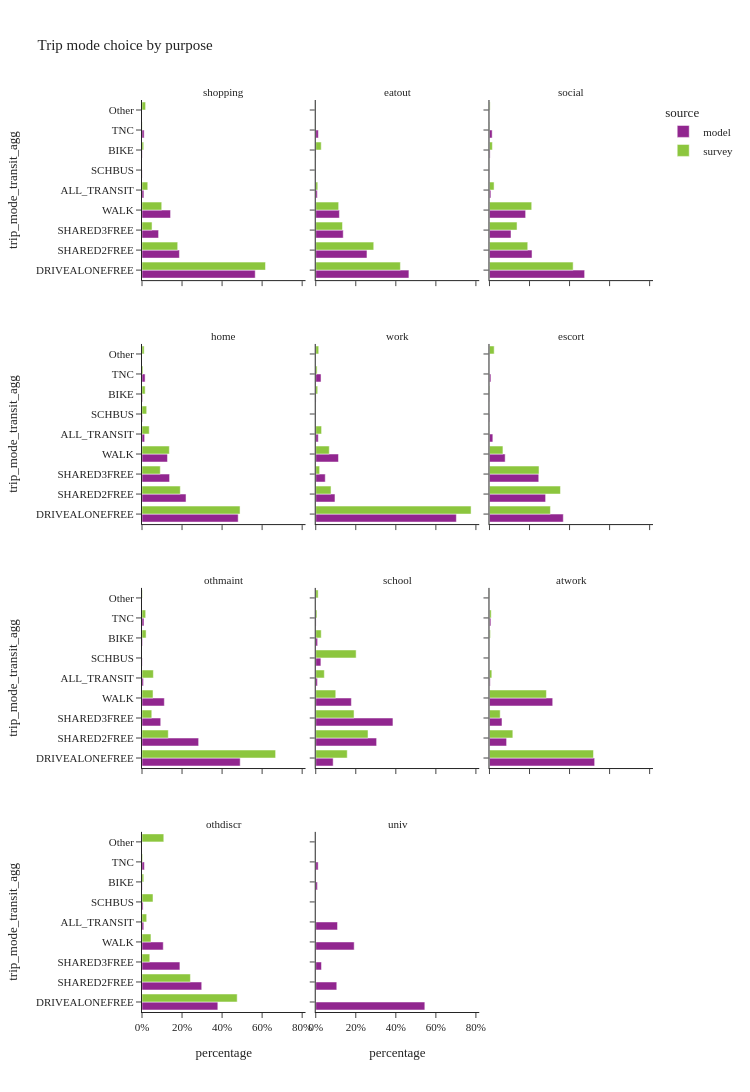
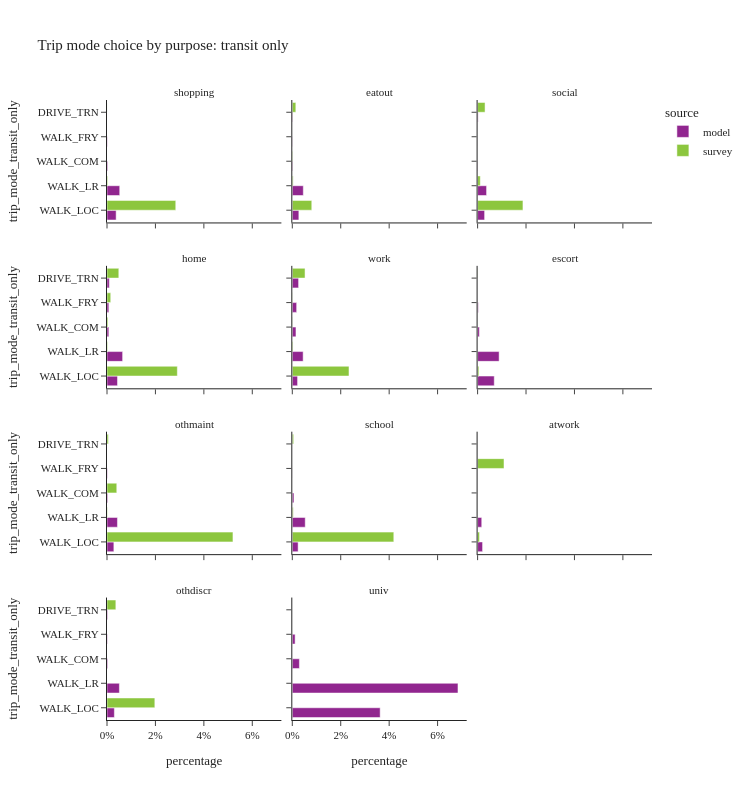

Notebook cell for these charts, in order:
### Code cell
trip_mode_choice_seg(segment_col='purpose')

### Figure 1 — Plotly figure (JSON) as saved in the notebook; plotly's stock layout.template omitted (floating-point values rounded to 4 significant figures)
{"data": [{"alignmentgroup": "True", "customdata": [[660127], [218164], [96655], [166444], [11006], [875], [1398], [12489]], "hovertemplate": "source=model<br>purpose=shopping<br>percentage=%{x}<br>trip_mode_transit_agg=%{y}<br>sample_size=%{customdata[0]}<extra></extra>", "legendgroup": "model", "marker": {"color": "#91268F", "pattern": {"shape": ""}}, "name": "model", "offsetgroup": "model", "orientation": "h", "showlegend": true, "textposition": "auto", "type": "bar", "x": [0.5656, 0.1869, 0.08281, 0.1426, 0.00943, 0.0007497, 0.001198, 0.0107], "xaxis": "x10", "y": ["DRIVEALONEFREE", "SHARED2FREE", "SHARED3FREE", "WALK", "ALL_TRANSIT", "SCHBUS", "BIKE", "TNC"], "yaxis": "y10"}, {"alignmentgroup": "True", "customdata": [[345181], [189793], [101805], [87667], [5731], [838], [1039], [9662]], "hovertemplate": "source=model<br>purpose=eatout<br>percentage=%{x}<br>trip_mode_transit_agg=%{y}<br>sample_size=%{customdata[0]}<extra></extra>", "legendgroup": "model", "marker": {"color": "#91268F", "pattern": {"shape": ""}}, "name": "model", "offsetgroup": "model", "orientation": "h", "showlegend": false, "textposition": "auto", "type": "bar", "x": [0.4654, 0.2559, 0.1373, 0.1182, 0.007727, 0.00113, 0.001401, 0.01303], "xaxis": "x11", "y": ["DRIVEALONEFREE", "SHARED2FREE", "SHARED3FREE", "WALK", "ALL_TRANSIT", "SCHBUS", "BIKE", "TNC"], "yaxis": "y11"}, {"alignmentgroup": "True", "customdata": [[608853], [272193], [137713], [231394], [8905], [748], [4086], [17171]], "hovertemplate": "source=model<br>purpose=social<br>percentage=%{x}<br>trip_mode_transit_agg=%{y}<br>sample_size=%{customdata[0]}<extra></extra>", "legendgroup": "model", "marker": {"color": "#91268F", "pattern": {"shape": ""}}, "name": "model", "offsetgroup": "model", "orientation": "h", "showlegend": false, "textposition": "auto", "type": "bar", "x": [0.4753, 0.2125, 0.1075, 0.1806, 0.006951, 0.0005839, 0.00319, 0.0134], "xaxis": "x12", "y": ["DRIVEALONEFREE", "SHARED2FREE", "SHARED3FREE", "WALK", "ALL_TRANSIT", "SCHBUS", "BIKE", "TNC"], "yaxis": "y12"}, {"alignmentgroup": "True", "customdata": [[2294474], [1050094], [657923], [607904], [63315], [13292], [15228], [73593]], "hovertemplate": "source=model<br>purpose=home<br>percentage=%{x}<br>trip_mode_transit_agg=%{y}<br>sample_size=%{customdata[0]}<extra></extra>", "legendgroup": "model", "marker": {"color": "#91268F", "pattern": {"shape": ""}}, "name": "model", "offsetgroup": "model", "orientation": "h", "showlegend": false, "textposition": "auto", "type": "bar", "x": [0.4804, 0.2199, 0.1378, 0.1273, 0.01326, 0.002783, 0.003189, 0.01541], "xaxis": "x7", "y": ["DRIVEALONEFREE", "SHARED2FREE", "SHARED3FREE", "WALK", "ALL_TRANSIT", "SCHBUS", "BIKE", "TNC"], "yaxis": "y7"}, {"alignmentgroup": "True", "customdata": [[1253433], [171414], [84747], [202628], [22420], [2712], [47077]], "hovertemplate": "source=model<br>purpose=work<br>percentage=%{x}<br>trip_mode_transit_agg=%{y}<br>sample_size=%{customdata[0]}<extra></extra>", "legendgroup": "model", "marker": {"color": "#91268F", "pattern": {"shape": ""}}, "name": "model", "offsetgroup": "model", "orientation": "h", "showlegend": false, "textposition": "auto", "type": "bar", "x": [0.7024, 0.09606, 0.04749, 0.1136, 0.01256, 0.00152, 0.02638], "xaxis": "x8", "y": ["DRIVEALONEFREE", "SHARED2FREE", "SHARED3FREE", "WALK", "ALL_TRANSIT", "BIKE", "TNC"], "yaxis": "y8"}, {"alignmentgroup": "True", "customdata": [[363209], [276175], [242416], [77140], [16521], [1832], [857], [6971]], "hovertemplate": "source=model<br>purpose=escort<br>percentage=%{x}<br>trip_mode_transit_agg=%{y}<br>sample_size=%{customdata[0]}<extra></extra>", "legendgroup": "model", "marker": {"color": "#91268F", "pattern": {"shape": ""}}, "name": "model", "offsetgroup": "model", "orientation": "h", "showlegend": false, "textposition": "auto", "type": "bar", "x": [0.3687, 0.2803, 0.2461, 0.07831, 0.01677, 0.00186, 0.0008699, 0.007076], "xaxis": "x9", "y": ["DRIVEALONEFREE", "SHARED2FREE", "SHARED3FREE", "WALK", "ALL_TRANSIT", "SCHBUS", "BIKE", "TNC"], "yaxis": "y9"}, {"alignmentgroup": "True", "customdata": [[347805], [200599], [66318], [79113], [5380], [903], [2031], [6965]], "hovertemplate": "source=model<br>purpose=othmaint<br>percentage=%{x}<br>trip_mode_transit_agg=%{y}<br>sample_size=%{customdata[0]}<extra></extra>", "legendgroup": "model", "marker": {"color": "#91268F", "pattern": {"shape": ""}}, "name": "model", "offsetgroup": "model", "orientation": "h", "showlegend": false, "textposition": "auto", "type": "bar", "x": [0.4905, 0.2829, 0.09352, 0.1116, 0.007587, 0.001273, 0.002864, 0.009822], "xaxis": "x4", "y": ["DRIVEALONEFREE", "SHARED2FREE", "SHARED3FREE", "WALK", "ALL_TRANSIT", "SCHBUS", "BIKE", "TNC"], "yaxis": "y4"}, {"alignmentgroup": "True", "customdata": [[44249], [154669], [196160], [90523], [4303], [13091], [4783], [861]], "hovertemplate": "source=model<br>purpose=school<br>percentage=%{x}<br>trip_mode_transit_agg=%{y}<br>sample_size=%{customdata[0]}<extra></extra>", "legendgroup": "model", "marker": {"color": "#91268F", "pattern": {"shape": ""}}, "name": "model", "offsetgroup": "model", "orientation": "h", "showlegend": false, "textposition": "auto", "type": "bar", "x": [0.08699, 0.3041, 0.3857, 0.178, 0.00846, 0.02574, 0.009404, 0.001693], "xaxis": "x5", "y": ["DRIVEALONEFREE", "SHARED2FREE", "SHARED3FREE", "WALK", "ALL_TRANSIT", "SCHBUS", "BIKE", "TNC"], "yaxis": "y5"}, {"alignmentgroup": "True", "customdata": [[115257], [18763], [13709], [69288], [826], [18], [1516]], "hovertemplate": "source=model<br>purpose=atwork<br>percentage=%{x}<br>trip_mode_transit_agg=%{y}<br>sample_size=%{customdata[0]}<extra></extra>", "legendgroup": "model", "marker": {"color": "#91268F", "pattern": {"shape": ""}}, "name": "model", "offsetgroup": "model", "orientation": "h", "showlegend": false, "textposition": "auto", "type": "bar", "x": [0.5254, 0.08553, 0.06249, 0.3158, 0.003765, 8.205e-05, 0.00691], "xaxis": "x6", "y": ["DRIVEALONEFREE", "SHARED2FREE", "SHARED3FREE", "WALK", "ALL_TRANSIT", "BIKE", "TNC"], "yaxis": "y6"}, {"alignmentgroup": "True", "customdata": [[124278], [97889], [62126], [34828], [2896], [1767], [466], [3889]], "hovertemplate": "source=model<br>purpose=othdiscr<br>percentage=%{x}<br>trip_mode_transit_agg=%{y}<br>sample_size=%{customdata[0]}<extra></extra>", "legendgroup": "model", "marker": {"color": "#91268F", "pattern": {"shape": ""}}, "name": "model", "offsetgroup": "model", "orientation": "h", "showlegend": false, "textposition": "auto", "type": "bar", "x": [0.3787, 0.2983, 0.1893, 0.1061, 0.008826, 0.005385, 0.00142, 0.01185], "xaxis": "x", "y": ["DRIVEALONEFREE", "SHARED2FREE", "SHARED3FREE", "WALK", "ALL_TRANSIT", "SCHBUS", "BIKE", "TNC"], "yaxis": "y"}, {"alignmentgroup": "True", "customdata": [[39268], [7573], [2068], [13839], [7841], [609], [869]], "hovertemplate": "source=model<br>purpose=univ<br>percentage=%{x}<br>trip_mode_transit_agg=%{y}<br>sample_size=%{customdata[0]}<extra></extra>", "legendgroup": "model", "marker": {"color": "#91268F", "pattern": {"shape": ""}}, "name": "model", "offsetgroup": "model", "orientation": "h", "showlegend": false, "textposition": "auto", "type": "bar", "x": [0.5449, 0.1051, 0.0287, 0.192, 0.1088, 0.00845, 0.01206], "xaxis": "x2", "y": ["DRIVEALONEFREE", "SHARED2FREE", "SHARED3FREE", "WALK", "ALL_TRANSIT", "BIKE", "TNC"], "yaxis": "y2"}, {"alignmentgroup": "True", "customdata": [[1786], [628], [194], [572], [129], [47], [2], [38]], "hovertemplate": "source=survey<br>purpose=shopping<br>percentage=%{x}<br>trip_mode_transit_agg=%{y}<br>sample_size=%{customdata[0]}<extra></extra>", "legendgroup": "survey", "marker": {"color": "#8CC63E", "pattern": {"shape": ""}}, "name": "survey", "offsetgroup": "survey", "orientation": "h", "showlegend": true, "textposition": "auto", "type": "bar", "x": [0.6168, 0.1783, 0.05014, 0.09854, 0.02871, 0.00861, 0.0009187, 0.01796], "xaxis": "x10", "y": ["DRIVEALONEFREE", "SHARED2FREE", "SHARED3FREE", "WALK", "ALL_TRANSIT", "BIKE", "TNC", "Other"], "yaxis": "y10"}, {"alignmentgroup": "True", "customdata": [[639], [357], [143], [462], [74], [43], [6], [20]], "hovertemplate": "source=survey<br>purpose=eatout<br>percentage=%{x}<br>trip_mode_transit_agg=%{y}<br>sample_size=%{customdata[0]}<extra></extra>", "legendgroup": "survey", "marker": {"color": "#8CC63E", "pattern": {"shape": ""}}, "name": "survey", "offsetgroup": "survey", "orientation": "h", "showlegend": false, "textposition": "auto", "type": "bar", "x": [0.4228, 0.2897, 0.1337, 0.1145, 0.01002, 0.0274, 0.000762, 0.00113], "xaxis": "x11", "y": ["DRIVEALONEFREE", "SHARED2FREE", "SHARED3FREE", "WALK", "ALL_TRANSIT", "BIKE", "TNC", "Other"], "yaxis": "y11"}, {"alignmentgroup": "True", "customdata": [[1388], [600], [332], [1578], [145], [3], [146], [14], [60]], "hovertemplate": "source=survey<br>purpose=social<br>percentage=%{x}<br>trip_mode_transit_agg=%{y}<br>sample_size=%{customdata[0]}<extra></extra>", "legendgroup": "survey", "marker": {"color": "#8CC63E", "pattern": {"shape": ""}}, "name": "survey", "offsetgroup": "survey", "orientation": "h", "showlegend": false, "textposition": "auto", "type": "bar", "x": [0.4179, 0.1911, 0.1377, 0.2109, 0.02292, 0.0003054, 0.01455, 0.001365, 0.003312], "xaxis": "x12", "y": ["DRIVEALONEFREE", "SHARED2FREE", "SHARED3FREE", "WALK", "ALL_TRANSIT", "SCHBUS", "BIKE", "TNC", "Other"], "yaxis": "y12"}, {"alignmentgroup": "True", "customdata": [[4214], [1506], [639], [2489], [619], [97], [325], [60], [144]], "hovertemplate": "source=survey<br>purpose=home<br>percentage=%{x}<br>trip_mode_transit_agg=%{y}<br>sample_size=%{customdata[0]}<extra></extra>", "legendgroup": "survey", "marker": {"color": "#8CC63E", "pattern": {"shape": ""}}, "name": "survey", "offsetgroup": "survey", "orientation": "h", "showlegend": false, "textposition": "auto", "type": "bar", "x": [0.4897, 0.1913, 0.09137, 0.1365, 0.03609, 0.02345, 0.01585, 0.004973, 0.01073], "xaxis": "x7", "y": ["DRIVEALONEFREE", "SHARED2FREE", "SHARED3FREE", "WALK", "ALL_TRANSIT", "SCHBUS", "BIKE", "TNC", "Other"], "yaxis": "y7"}, {"alignmentgroup": "True", "customdata": [[2300], [174], [47], [514], [377], [150], [23], [78]], "hovertemplate": "source=survey<br>purpose=work<br>percentage=%{x}<br>trip_mode_transit_agg=%{y}<br>sample_size=%{customdata[0]}<extra></extra>", "legendgroup": "survey", "marker": {"color": "#8CC63E", "pattern": {"shape": ""}}, "name": "survey", "offsetgroup": "survey", "orientation": "h", "showlegend": false, "textposition": "auto", "type": "bar", "x": [0.7759, 0.07637, 0.0194, 0.06764, 0.02919, 0.009722, 0.006857, 0.01491], "xaxis": "x8", "y": ["DRIVEALONEFREE", "SHARED2FREE", "SHARED3FREE", "WALK", "ALL_TRANSIT", "BIKE", "TNC", "Other"], "yaxis": "y8"}, {"alignmentgroup": "True", "customdata": [[556], [659], [362], [211], [10], [3], [43], [1], [13]], "hovertemplate": "source=survey<br>purpose=escort<br>percentage=%{x}<br>trip_mode_transit_agg=%{y}<br>sample_size=%{customdata[0]}<extra></extra>", "legendgroup": "survey", "marker": {"color": "#8CC63E", "pattern": {"shape": ""}}, "name": "survey", "offsetgroup": "survey", "orientation": "h", "showlegend": false, "textposition": "auto", "type": "bar", "x": [0.3044, 0.3545, 0.2475, 0.06722, 0.0006746, 0.0001602, 0.002029, 8.269e-06, 0.02348], "xaxis": "x9", "y": ["DRIVEALONEFREE", "SHARED2FREE", "SHARED3FREE", "WALK", "ALL_TRANSIT", "SCHBUS", "BIKE", "TNC", "Other"], "yaxis": "y9"}, {"alignmentgroup": "True", "customdata": [[889], [264], [75], [201], [103], [19], [18], [26]], "hovertemplate": "source=survey<br>purpose=othmaint<br>percentage=%{x}<br>trip_mode_transit_agg=%{y}<br>sample_size=%{customdata[0]}<extra></extra>", "legendgroup": "survey", "marker": {"color": "#8CC63E", "pattern": {"shape": ""}}, "name": "survey", "offsetgroup": "survey", "orientation": "h", "showlegend": false, "textposition": "auto", "type": "bar", "x": [0.6674, 0.1313, 0.04884, 0.0551, 0.05678, 0.02048, 0.01829, 0.001787], "xaxis": "x4", "y": ["DRIVEALONEFREE", "SHARED2FREE", "SHARED3FREE", "WALK", "ALL_TRANSIT", "BIKE", "TNC", "Other"], "yaxis": "y4"}, {"alignmentgroup": "True", "customdata": [[53], [174], [101], [115], [44], [108], [17], [5], [5]], "hovertemplate": "source=survey<br>purpose=school<br>percentage=%{x}<br>trip_mode_transit_agg=%{y}<br>sample_size=%{customdata[0]}<extra></extra>", "legendgroup": "survey", "marker": {"color": "#8CC63E", "pattern": {"shape": ""}}, "name": "survey", "offsetgroup": "survey", "orientation": "h", "showlegend": false, "textposition": "auto", "type": "bar", "x": [0.1573, 0.2611, 0.1913, 0.09999, 0.04286, 0.2018, 0.02738, 0.006156, 0.01211], "xaxis": "x5", "y": ["DRIVEALONEFREE", "SHARED2FREE", "SHARED3FREE", "WALK", "ALL_TRANSIT", "SCHBUS", "BIKE", "TNC", "Other"], "yaxis": "y5"}, {"alignmentgroup": "True", "customdata": [[264], [41], [44], [291], [7], [8], [2], [23]], "hovertemplate": "source=survey<br>purpose=atwork<br>percentage=%{x}<br>trip_mode_transit_agg=%{y}<br>sample_size=%{customdata[0]}<extra></extra>", "legendgroup": "survey", "marker": {"color": "#8CC63E", "pattern": {"shape": ""}}, "name": "survey", "offsetgroup": "survey", "orientation": "h", "showlegend": false, "textposition": "auto", "type": "bar", "x": [0.5195, 0.1166, 0.05349, 0.2844, 0.01168, 0.004817, 0.00859, 0.0008383], "xaxis": "x6", "y": ["DRIVEALONEFREE", "SHARED2FREE", "SHARED3FREE", "WALK", "ALL_TRANSIT", "BIKE", "TNC", "Other"], "yaxis": "y6"}, {"alignmentgroup": "True", "customdata": [[130], [54], [22], [69], [26], [9], [9], [2], [22]], "hovertemplate": "source=survey<br>purpose=othdiscr<br>percentage=%{x}<br>trip_mode_transit_agg=%{y}<br>sample_size=%{customdata[0]}<extra></extra>", "legendgroup": "survey", "marker": {"color": "#8CC63E", "pattern": {"shape": ""}}, "name": "survey", "offsetgroup": "survey", "orientation": "h", "showlegend": false, "textposition": "auto", "type": "bar", "x": [0.4754, 0.2418, 0.03887, 0.04475, 0.02341, 0.05493, 0.008872, 0.003179, 0.1088], "xaxis": "x", "y": ["DRIVEALONEFREE", "SHARED2FREE", "SHARED3FREE", "WALK", "ALL_TRANSIT", "SCHBUS", "BIKE", "TNC", "Other"], "yaxis": "y"}], "layout": {"annotations": [{"font": {}, "showarrow": false, "text": "othdiscr", "x": 0.16, "xanchor": "center", "xref": "paper", "y": 0.1975, "yanchor": "bottom", "yref": "paper"}, {"font": {}, "showarrow": false, "text": "univ", "x": 0.5, "xanchor": "center", "xref": "paper", "y": 0.1975, "yanchor": "bottom", "yref": "paper"}, {"font": {}, "showarrow": false, "text": "othmaint", "x": 0.16, "xanchor": "center", "xref": "paper", "y": 0.465, "yanchor": "bottom", "yref": "paper"}, {"font": {}, "showarrow": false, "text": "school", "x": 0.5, "xanchor": "center", "xref": "paper", "y": 0.465, "yanchor": "bottom", "yref": "paper"}, {"font": {}, "showarrow": false, "text": "atwork", "x": 0.84, "xanchor": "center", "xref": "paper", "y": 0.465, "yanchor": "bottom", "yref": "paper"}, {"font": {}, "showarrow": false, "text": "home", "x": 0.16, "xanchor": "center", "xref": "paper", "y": 0.7325, "yanchor": "bottom", "yref": "paper"}, {"font": {}, "showarrow": false, "text": "work", "x": 0.5, "xanchor": "center", "xref": "paper", "y": 0.7325, "yanchor": "bottom", "yref": "paper"}, {"font": {}, "showarrow": false, "text": "escort", "x": 0.84, "xanchor": "center", "xref": "paper", "y": 0.7325, "yanchor": "bottom", "yref": "paper"}, {"font": {}, "showarrow": false, "text": "shopping", "x": 0.16, "xanchor": "center", "xref": "paper", "y": 1.0, "yanchor": "bottom", "yref": "paper"}, {"font": {}, "showarrow": false, "text": "eatout", "x": 0.5, "xanchor": "center", "xref": "paper", "y": 1.0, "yanchor": "bottom", "yref": "paper"}, {"font": {}, "showarrow": false, "text": "social", "x": 0.84, "xanchor": "center", "xref": "paper", "y": 1.0, "yanchor": "bottom", "yref": "paper"}], "barmode": "group", "height": 1200, "legend": {"title": {"text": "source"}, "tracegroupgap": 0}, "title": {"text": "Trip mode choice by purpose"}, "width": 750, "xaxis": {"anchor": "y", "domain": [0.0, 0.32], "tickformat": ".0%", "title": {"text": "percentage"}}, "xaxis10": {"anchor": "y10", "domain": [0.0, 0.32], "matches": "x", "showticklabels": false, "tickformat": ".0%"}, "xaxis11": {"anchor": "y11", "domain": [0.34, 0.66], "matches": "x", "showticklabels": false, "tickformat": ".0%"}, "xaxis12": {"anchor": "y12", "domain": [0.68, 1.0], "matches": "x", "showticklabels": false, "tickformat": ".0%"}, "xaxis2": {"anchor": "y2", "domain": [0.34, 0.66], "matches": "x", "tickformat": ".0%", "title": {"text": "percentage"}}, "xaxis3": {"anchor": "y3", "domain": [0.68, 1.0], "matches": "x", "tickformat": ".0%", "title": {"text": "percentage"}}, "xaxis4": {"anchor": "y4", "domain": [0.0, 0.32], "matches": "x", "showticklabels": false, "tickformat": ".0%"}, "xaxis5": {"anchor": "y5", "domain": [0.34, 0.66], "matches": "x", "showticklabels": false, "tickformat": ".0%"}, "xaxis6": {"anchor": "y6", "domain": [0.68, 1.0], "matches": "x", "showticklabels": false, "tickformat": ".0%"}, "xaxis7": {"anchor": "y7", "domain": [0.0, 0.32], "matches": "x", "showticklabels": false, "tickformat": ".0%"}, "xaxis8": {"anchor": "y8", "domain": [0.34, 0.66], "matches": "x", "showticklabels": false, "tickformat": ".0%"}, "xaxis9": {"anchor": "y9", "domain": [0.68, 1.0], "matches": "x", "showticklabels": false, "tickformat": ".0%"}, "yaxis": {"anchor": "x", "domain": [0.0, 0.1975], "title": {"text": "trip_mode_transit_agg"}}, "yaxis10": {"anchor": "x10", "domain": [0.8025, 1.0], "matches": "y", "title": {"text": "trip_mode_transit_agg"}}, "yaxis11": {"anchor": "x11", "domain": [0.8025, 1.0], "matches": "y", "showticklabels": false}, "yaxis12": {"anchor": "x12", "domain": [0.8025, 1.0], "matches": "y", "showticklabels": false}, "yaxis2": {"anchor": "x2", "domain": [0.0, 0.1975], "matches": "y", "showticklabels": false}, "yaxis3": {"anchor": "x3", "domain": [0.0, 0.1975], "matches": "y", "showticklabels": false}, "yaxis4": {"anchor": "x4", "domain": [0.2675, 0.465], "matches": "y", "title": {"text": "trip_mode_transit_agg"}}, "yaxis5": {"anchor": "x5", "domain": [0.2675, 0.465], "matches": "y", "showticklabels": false}, "yaxis6": {"anchor": "x6", "domain": [0.2675, 0.465], "matches": "y", "showticklabels": false}, "yaxis7": {"anchor": "x7", "domain": [0.535, 0.7325], "matches": "y", "title": {"text": "trip_mode_transit_agg"}}, "yaxis8": {"anchor": "x8", "domain": [0.535, 0.7325], "matches": "y", "showticklabels": false}, "yaxis9": {"anchor": "x9", "domain": [0.535, 0.7325], "matches": "y", "showticklabels": false}}}

### Figure 2 — Plotly figure (JSON) as saved in the notebook; plotly's stock layout.template omitted (floating-point values rounded to 4 significant figures)
{"data": [{"alignmentgroup": "True", "customdata": [[4405], [6132], [331], [138]], "hovertemplate": "source=model<br>purpose=shopping<br>percentage=%{x}<br>trip_mode_transit_only=%{y}<br>sample_size=%{customdata[0]}<extra></extra>", "legendgroup": "model", "marker": {"color": "#91268F", "pattern": {"shape": ""}}, "name": "model", "offsetgroup": "model", "orientation": "h", "showlegend": true, "textposition": "auto", "type": "bar", "x": [0.003774, 0.005254, 0.0002836, 0.0001182], "xaxis": "x10", "y": ["WALK_LOC", "WALK_LR", "WALK_COM", "WALK_FRY"], "yaxis": "y10"}, {"alignmentgroup": "True", "customdata": [[2006], [3373], [120], [154], [78]], "hovertemplate": "source=model<br>purpose=eatout<br>percentage=%{x}<br>trip_mode_transit_only=%{y}<br>sample_size=%{customdata[0]}<extra></extra>", "legendgroup": "model", "marker": {"color": "#91268F", "pattern": {"shape": ""}}, "name": "model", "offsetgroup": "model", "orientation": "h", "showlegend": false, "textposition": "auto", "type": "bar", "x": [0.002705, 0.004548, 0.0001618, 0.0002076, 0.0001052], "xaxis": "x11", "y": ["WALK_LOC", "WALK_LR", "DRIVE_TRN", "WALK_COM", "WALK_FRY"], "yaxis": "y11"}, {"alignmentgroup": "True", "customdata": [[3708], [4745], [274], [147], [31]], "hovertemplate": "source=model<br>purpose=social<br>percentage=%{x}<br>trip_mode_transit_only=%{y}<br>sample_size=%{customdata[0]}<extra></extra>", "legendgroup": "model", "marker": {"color": "#91268F", "pattern": {"shape": ""}}, "name": "model", "offsetgroup": "model", "orientation": "h", "showlegend": false, "textposition": "auto", "type": "bar", "x": [0.002894, 0.003704, 0.0002139, 0.0001147, 2.42e-05], "xaxis": "x12", "y": ["WALK_LOC", "WALK_LR", "DRIVE_TRN", "WALK_COM", "WALK_FRY"], "yaxis": "y12"}, {"alignmentgroup": "True", "customdata": [[20706], [30800], [4565], [3617], [3627]], "hovertemplate": "source=model<br>purpose=home<br>percentage=%{x}<br>trip_mode_transit_only=%{y}<br>sample_size=%{customdata[0]}<extra></extra>", "legendgroup": "model", "marker": {"color": "#91268F", "pattern": {"shape": ""}}, "name": "model", "offsetgroup": "model", "orientation": "h", "showlegend": false, "textposition": "auto", "type": "bar", "x": [0.004336, 0.006449, 0.0009559, 0.0007574, 0.0007595], "xaxis": "x7", "y": ["WALK_LOC", "WALK_LR", "DRIVE_TRN", "WALK_COM", "WALK_FRY"], "yaxis": "y7"}, {"alignmentgroup": "True", "customdata": [[3885], [7987], [4636], [2704], [3208]], "hovertemplate": "source=model<br>purpose=work<br>percentage=%{x}<br>trip_mode_transit_only=%{y}<br>sample_size=%{customdata[0]}<extra></extra>", "legendgroup": "model", "marker": {"color": "#91268F", "pattern": {"shape": ""}}, "name": "model", "offsetgroup": "model", "orientation": "h", "showlegend": false, "textposition": "auto", "type": "bar", "x": [0.002177, 0.004476, 0.002598, 0.001515, 0.001798], "xaxis": "x8", "y": ["WALK_LOC", "WALK_LR", "DRIVE_TRN", "WALK_COM", "WALK_FRY"], "yaxis": "y8"}, {"alignmentgroup": "True", "customdata": [[6772], [8755], [716], [278]], "hovertemplate": "source=model<br>purpose=escort<br>percentage=%{x}<br>trip_mode_transit_only=%{y}<br>sample_size=%{customdata[0]}<extra></extra>", "legendgroup": "model", "marker": {"color": "#91268F", "pattern": {"shape": ""}}, "name": "model", "offsetgroup": "model", "orientation": "h", "showlegend": false, "textposition": "auto", "type": "bar", "x": [0.006874, 0.008887, 0.0007268, 0.0002822], "xaxis": "x9", "y": ["WALK_LOC", "WALK_LR", "WALK_COM", "WALK_FRY"], "yaxis": "y9"}, {"alignmentgroup": "True", "customdata": [[2008], [3059], [205], [108]], "hovertemplate": "source=model<br>purpose=othmaint<br>percentage=%{x}<br>trip_mode_transit_only=%{y}<br>sample_size=%{customdata[0]}<extra></extra>", "legendgroup": "model", "marker": {"color": "#91268F", "pattern": {"shape": ""}}, "name": "model", "offsetgroup": "model", "orientation": "h", "showlegend": false, "textposition": "auto", "type": "bar", "x": [0.002832, 0.004314, 0.0002891, 0.0001523], "xaxis": "x4", "y": ["WALK_LOC", "WALK_LR", "WALK_COM", "WALK_FRY"], "yaxis": "y4"}, {"alignmentgroup": "True", "customdata": [[1222], [2717], [346], [18]], "hovertemplate": "source=model<br>purpose=school<br>percentage=%{x}<br>trip_mode_transit_only=%{y}<br>sample_size=%{customdata[0]}<extra></extra>", "legendgroup": "model", "marker": {"color": "#91268F", "pattern": {"shape": ""}}, "name": "model", "offsetgroup": "model", "orientation": "h", "showlegend": false, "textposition": "auto", "type": "bar", "x": [0.002402, 0.005342, 0.0006802, 3.539e-05], "xaxis": "x5", "y": ["WALK_LOC", "WALK_LR", "WALK_COM", "WALK_FRY"], "yaxis": "y5"}, {"alignmentgroup": "True", "customdata": [[450], [375], [1]], "hovertemplate": "source=model<br>purpose=atwork<br>percentage=%{x}<br>trip_mode_transit_only=%{y}<br>sample_size=%{customdata[0]}<extra></extra>", "legendgroup": "model", "marker": {"color": "#91268F", "pattern": {"shape": ""}}, "name": "model", "offsetgroup": "model", "orientation": "h", "showlegend": false, "textposition": "auto", "type": "bar", "x": [0.002051, 0.001709, 4.558e-06], "xaxis": "x6", "y": ["WALK_LOC", "WALK_LR", "WALK_COM"], "yaxis": "y6"}, {"alignmentgroup": "True", "customdata": [[997], [1678], [81], [91], [49]], "hovertemplate": "source=model<br>purpose=othdiscr<br>percentage=%{x}<br>trip_mode_transit_only=%{y}<br>sample_size=%{customdata[0]}<extra></extra>", "legendgroup": "model", "marker": {"color": "#91268F", "pattern": {"shape": ""}}, "name": "model", "offsetgroup": "model", "orientation": "h", "showlegend": false, "textposition": "auto", "type": "bar", "x": [0.003038, 0.005114, 0.0002468, 0.0002773, 0.0001493], "xaxis": "x", "y": ["WALK_LOC", "WALK_LR", "DRIVE_TRN", "WALK_COM", "WALK_FRY"], "yaxis": "y"}, {"alignmentgroup": "True", "customdata": [[2615], [4931], [211], [84]], "hovertemplate": "source=model<br>purpose=univ<br>percentage=%{x}<br>trip_mode_transit_only=%{y}<br>sample_size=%{customdata[0]}<extra></extra>", "legendgroup": "model", "marker": {"color": "#91268F", "pattern": {"shape": ""}}, "name": "model", "offsetgroup": "model", "orientation": "h", "showlegend": false, "textposition": "auto", "type": "bar", "x": [0.03629, 0.06842, 0.002928, 0.001166], "xaxis": "x2", "y": ["WALK_LOC", "WALK_LR", "WALK_COM", "WALK_FRY"], "yaxis": "y2"}, {"alignmentgroup": "True", "customdata": [[117], [8], [2], [2]], "hovertemplate": "source=survey<br>purpose=shopping<br>percentage=%{x}<br>trip_mode_transit_only=%{y}<br>sample_size=%{customdata[0]}<extra></extra>", "legendgroup": "survey", "marker": {"color": "#8CC63E", "pattern": {"shape": ""}}, "name": "survey", "offsetgroup": "survey", "orientation": "h", "showlegend": true, "textposition": "auto", "type": "bar", "x": [0.0284, 0.0002856, 2.392e-05, 0.0], "xaxis": "x10", "y": ["WALK_LOC", "WALK_LR", "DRIVE_TRN", "WALK_COM"], "yaxis": "y10"}, {"alignmentgroup": "True", "customdata": [[63], [5], [5], [1]], "hovertemplate": "source=survey<br>purpose=eatout<br>percentage=%{x}<br>trip_mode_transit_only=%{y}<br>sample_size=%{customdata[0]}<extra></extra>", "legendgroup": "survey", "marker": {"color": "#8CC63E", "pattern": {"shape": ""}}, "name": "survey", "offsetgroup": "survey", "orientation": "h", "showlegend": false, "textposition": "auto", "type": "bar", "x": [0.008039, 0.0003432, 0.001457, 0.0001794], "xaxis": "x11", "y": ["WALK_LOC", "WALK_LR", "DRIVE_TRN", "WALK_COM"], "yaxis": "y11"}, {"alignmentgroup": "True", "customdata": [[117], [15], [13]], "hovertemplate": "source=survey<br>purpose=social<br>percentage=%{x}<br>trip_mode_transit_only=%{y}<br>sample_size=%{customdata[0]}<extra></extra>", "legendgroup": "survey", "marker": {"color": "#8CC63E", "pattern": {"shape": ""}}, "name": "survey", "offsetgroup": "survey", "orientation": "h", "showlegend": false, "textposition": "auto", "type": "bar", "x": [0.01873, 0.001113, 0.003078], "xaxis": "x12", "y": ["WALK_LOC", "WALK_LR", "DRIVE_TRN"], "yaxis": "y12"}, {"alignmentgroup": "True", "customdata": [[544], [24], [35], [7], [9]], "hovertemplate": "source=survey<br>purpose=home<br>percentage=%{x}<br>trip_mode_transit_only=%{y}<br>sample_size=%{customdata[0]}<extra></extra>", "legendgroup": "survey", "marker": {"color": "#8CC63E", "pattern": {"shape": ""}}, "name": "survey", "offsetgroup": "survey", "orientation": "h", "showlegend": false, "textposition": "auto", "type": "bar", "x": [0.02904, 0.0002463, 0.004879, 0.0003882, 0.001535], "xaxis": "x7", "y": ["WALK_LOC", "WALK_LR", "DRIVE_TRN", "WALK_COM", "WALK_FRY"], "yaxis": "y7"}, {"alignmentgroup": "True", "customdata": [[333], [12], [24], [5], [3]], "hovertemplate": "source=survey<br>purpose=work<br>percentage=%{x}<br>trip_mode_transit_only=%{y}<br>sample_size=%{customdata[0]}<extra></extra>", "legendgroup": "survey", "marker": {"color": "#8CC63E", "pattern": {"shape": ""}}, "name": "survey", "offsetgroup": "survey", "orientation": "h", "showlegend": false, "textposition": "auto", "type": "bar", "x": [0.02341, 0.0002922, 0.005261, 0.0001217, 9.97e-05], "xaxis": "x8", "y": ["WALK_LOC", "WALK_LR", "DRIVE_TRN", "WALK_COM", "WALK_FRY"], "yaxis": "y8"}, {"alignmentgroup": "True", "customdata": [[7], [1], [2]], "hovertemplate": "source=survey<br>purpose=escort<br>percentage=%{x}<br>trip_mode_transit_only=%{y}<br>sample_size=%{customdata[0]}<extra></extra>", "legendgroup": "survey", "marker": {"color": "#8CC63E", "pattern": {"shape": ""}}, "name": "survey", "offsetgroup": "survey", "orientation": "h", "showlegend": false, "textposition": "auto", "type": "bar", "x": [0.0005265, 0.0, 0.0001481], "xaxis": "x9", "y": ["WALK_LOC", "WALK_LR", "DRIVE_TRN"], "yaxis": "y9"}, {"alignmentgroup": "True", "customdata": [[95], [5], [2], [1]], "hovertemplate": "source=survey<br>purpose=othmaint<br>percentage=%{x}<br>trip_mode_transit_only=%{y}<br>sample_size=%{customdata[0]}<extra></extra>", "legendgroup": "survey", "marker": {"color": "#8CC63E", "pattern": {"shape": ""}}, "name": "survey", "offsetgroup": "survey", "orientation": "h", "showlegend": false, "textposition": "auto", "type": "bar", "x": [0.05202, 0.0001568, 0.0005641, 0.004039], "xaxis": "x4", "y": ["WALK_LOC", "WALK_LR", "DRIVE_TRN", "WALK_COM"], "yaxis": "y4"}, {"alignmentgroup": "True", "customdata": [[42], [1], [1]], "hovertemplate": "source=survey<br>purpose=school<br>percentage=%{x}<br>trip_mode_transit_only=%{y}<br>sample_size=%{customdata[0]}<extra></extra>", "legendgroup": "survey", "marker": {"color": "#8CC63E", "pattern": {"shape": ""}}, "name": "survey", "offsetgroup": "survey", "orientation": "h", "showlegend": false, "textposition": "auto", "type": "bar", "x": [0.04192, 0.0003821, 0.0005571], "xaxis": "x5", "y": ["WALK_LOC", "WALK_LR", "DRIVE_TRN"], "yaxis": "y5"}, {"alignmentgroup": "True", "customdata": [[6], [1]], "hovertemplate": "source=survey<br>purpose=atwork<br>percentage=%{x}<br>trip_mode_transit_only=%{y}<br>sample_size=%{customdata[0]}<extra></extra>", "legendgroup": "survey", "marker": {"color": "#8CC63E", "pattern": {"shape": ""}}, "name": "survey", "offsetgroup": "survey", "orientation": "h", "showlegend": false, "textposition": "auto", "type": "bar", "x": [0.0007814, 0.0109], "xaxis": "x6", "y": ["WALK_LOC", "WALK_FRY"], "yaxis": "y6"}, {"alignmentgroup": "True", "customdata": [[23], [2], [1]], "hovertemplate": "source=survey<br>purpose=othdiscr<br>percentage=%{x}<br>trip_mode_transit_only=%{y}<br>sample_size=%{customdata[0]}<extra></extra>", "legendgroup": "survey", "marker": {"color": "#8CC63E", "pattern": {"shape": ""}}, "name": "survey", "offsetgroup": "survey", "orientation": "h", "showlegend": false, "textposition": "auto", "type": "bar", "x": [0.01976, 0.0, 0.003656], "xaxis": "x", "y": ["WALK_LOC", "WALK_LR", "DRIVE_TRN"], "yaxis": "y"}], "layout": {"annotations": [{"font": {}, "showarrow": false, "text": "othdiscr", "x": 0.16, "xanchor": "center", "xref": "paper", "y": 0.1975, "yanchor": "bottom", "yref": "paper"}, {"font": {}, "showarrow": false, "text": "univ", "x": 0.5, "xanchor": "center", "xref": "paper", "y": 0.1975, "yanchor": "bottom", "yref": "paper"}, {"font": {}, "showarrow": false, "text": "othmaint", "x": 0.16, "xanchor": "center", "xref": "paper", "y": 0.465, "yanchor": "bottom", "yref": "paper"}, {"font": {}, "showarrow": false, "text": "school", "x": 0.5, "xanchor": "center", "xref": "paper", "y": 0.465, "yanchor": "bottom", "yref": "paper"}, {"font": {}, "showarrow": false, "text": "atwork", "x": 0.84, "xanchor": "center", "xref": "paper", "y": 0.465, "yanchor": "bottom", "yref": "paper"}, {"font": {}, "showarrow": false, "text": "home", "x": 0.16, "xanchor": "center", "xref": "paper", "y": 0.7325, "yanchor": "bottom", "yref": "paper"}, {"font": {}, "showarrow": false, "text": "work", "x": 0.5, "xanchor": "center", "xref": "paper", "y": 0.7325, "yanchor": "bottom", "yref": "paper"}, {"font": {}, "showarrow": false, "text": "escort", "x": 0.84, "xanchor": "center", "xref": "paper", "y": 0.7325, "yanchor": "bottom", "yref": "paper"}, {"font": {}, "showarrow": false, "text": "shopping", "x": 0.16, "xanchor": "center", "xref": "paper", "y": 1.0, "yanchor": "bottom", "yref": "paper"}, {"font": {}, "showarrow": false, "text": "eatout", "x": 0.5, "xanchor": "center", "xref": "paper", "y": 1.0, "yanchor": "bottom", "yref": "paper"}, {"font": {}, "showarrow": false, "text": "social", "x": 0.84, "xanchor": "center", "xref": "paper", "y": 1.0, "yanchor": "bottom", "yref": "paper"}], "barmode": "group", "height": 800, "legend": {"title": {"text": "source"}, "tracegroupgap": 0}, "title": {"text": "Trip mode choice by purpose: transit only"}, "width": 750, "xaxis": {"anchor": "y", "domain": [0.0, 0.32], "tickformat": ".0%", "title": {"text": "percentage"}}, "xaxis10": {"anchor": "y10", "domain": [0.0, 0.32], "matches": "x", "showticklabels": false, "tickformat": ".0%"}, "xaxis11": {"anchor": "y11", "domain": [0.34, 0.66], "matches": "x", "showticklabels": false, "tickformat": ".0%"}, "xaxis12": {"anchor": "y12", "domain": [0.68, 1.0], "matches": "x", "showticklabels": false, "tickformat": ".0%"}, "xaxis2": {"anchor": "y2", "domain": [0.34, 0.66], "matches": "x", "tickformat": ".0%", "title": {"text": "percentage"}}, "xaxis3": {"anchor": "y3", "domain": [0.68, 1.0], "matches": "x", "tickformat": ".0%", "title": {"text": "percentage"}}, "xaxis4": {"anchor": "y4", "domain": [0.0, 0.32], "matches": "x", "showticklabels": false, "tickformat": ".0%"}, "xaxis5": {"anchor": "y5", "domain": [0.34, 0.66], "matches": "x", "showticklabels": false, "tickformat": ".0%"}, "xaxis6": {"anchor": "y6", "domain": [0.68, 1.0], "matches": "x", "showticklabels": false, "tickformat": ".0%"}, "xaxis7": {"anchor": "y7", "domain": [0.0, 0.32], "matches": "x", "showticklabels": false, "tickformat": ".0%"}, "xaxis8": {"anchor": "y8", "domain": [0.34, 0.66], "matches": "x", "showticklabels": false, "tickformat": ".0%"}, "xaxis9": {"anchor": "y9", "domain": [0.68, 1.0], "matches": "x", "showticklabels": false, "tickformat": ".0%"}, "yaxis": {"anchor": "x", "domain": [0.0, 0.1975], "title": {"text": "trip_mode_transit_only"}}, "yaxis10": {"anchor": "x10", "domain": [0.8025, 1.0], "matches": "y", "title": {"text": "trip_mode_transit_only"}}, "yaxis11": {"anchor": "x11", "domain": [0.8025, 1.0], "matches": "y", "showticklabels": false}, "yaxis12": {"anchor": "x12", "domain": [0.8025, 1.0], "matches": "y", "showticklabels": false}, "yaxis2": {"anchor": "x2", "domain": [0.0, 0.1975], "matches": "y", "showticklabels": false}, "yaxis3": {"anchor": "x3", "domain": [0.0, 0.1975], "matches": "y", "showticklabels": false}, "yaxis4": {"anchor": "x4", "domain": [0.2675, 0.465], "matches": "y", "title": {"text": "trip_mode_transit_only"}}, "yaxis5": {"anchor": "x5", "domain": [0.2675, 0.465], "matches": "y", "showticklabels": false}, "yaxis6": {"anchor": "x6", "domain": [0.2675, 0.465], "matches": "y", "showticklabels": false}, "yaxis7": {"anchor": "x7", "domain": [0.535, 0.7325], "matches": "y", "title": {"text": "trip_mode_transit_only"}}, "yaxis8": {"anchor": "x8", "domain": [0.535, 0.7325], "matches": "y", "showticklabels": false}, "yaxis9": {"anchor": "x9", "domain": [0.535, 0.7325], "matches": "y", "showticklabels": false}}}
